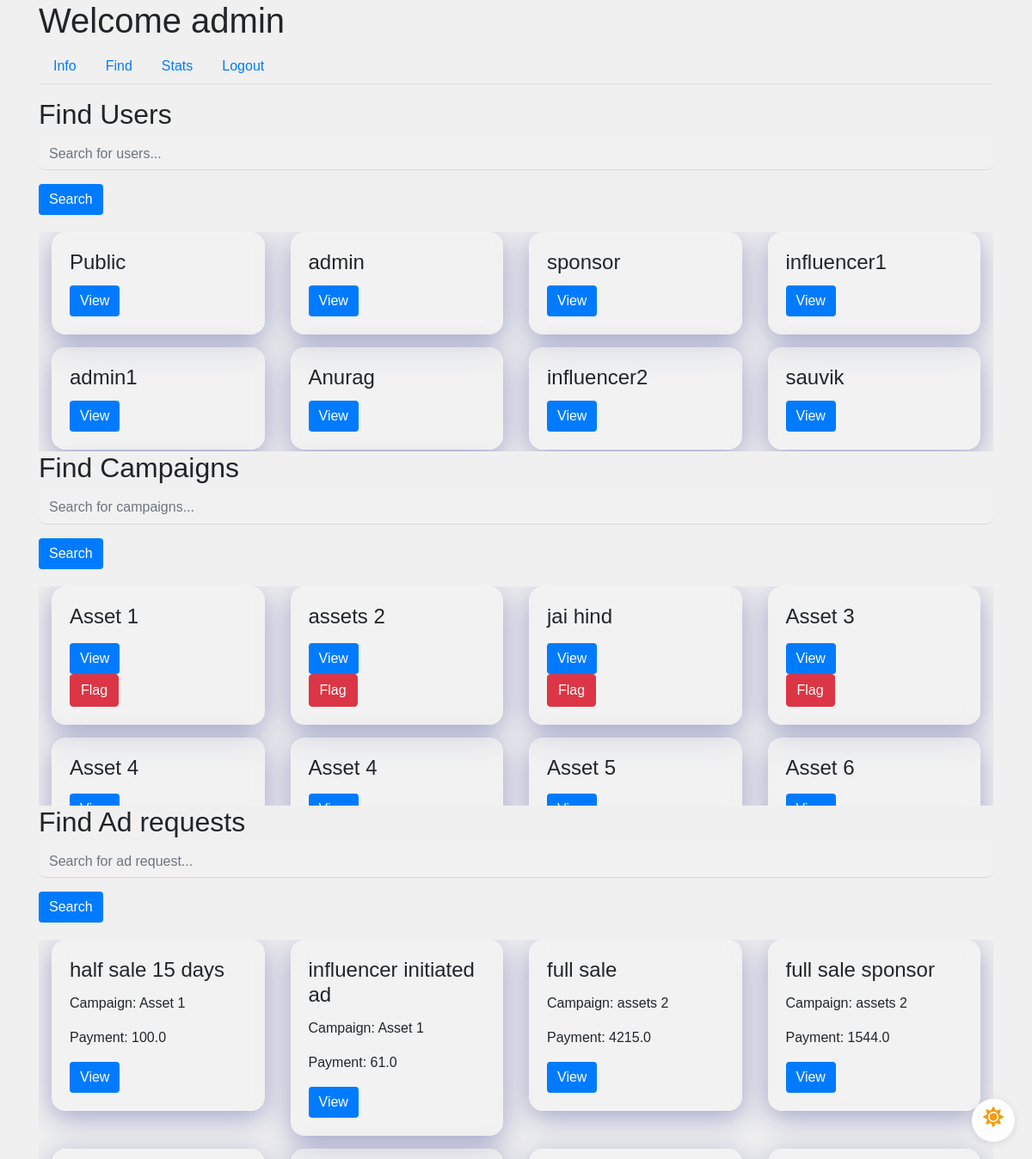
Screenshot of /admin/find (signed in) with the database file from the repository.
### app/models.py (models this page shows, shortened)
class User(UserMixin, db.Model):
    id = db.Column(db.Integer, primary_key=True)
    username = db.Column(db.String(64), unique=True, nullable=False)
    email = db.Column(db.String(120), unique=True, nullable=False)
    password_hash = db.Column(db.String(128), nullable=False)
    role = db.Column(db.String(20), nullable=False)
    industry = db.Column(db.String(120))  # For Sponsors
    platforms = db.Column(db.Text)  # For Influencers
    category = db.Column(db.String(120))  # For Influencers
    niche = db.Column(db.String(120))  # For Influencers
    profile_pic = db.Column(db.String(20), nullable=False, default='download.png')
    flag = db.Column(db.Boolean, default=False, nullable=False)  # Add flag column

class Campaign(db.Model):
    id = db.Column(db.Integer, primary_key=True)
    name = db.Column(db.String(100), nullable=False)
    description = db.Column(db.Text, nullable=False)
    budget = db.Column(db.Float, nullable=False)
    visibility = db.Column(db.String(10), nullable=False)  # 'public', 'private'
    start_date = db.Column(db.Date, nullable=False)
    end_date = db.Column(db.Date, nullable=False)
    user_id = db.Column(db.Integer, db.ForeignKey('user.id'), nullable=False)
    ad_requests = db.relationship('AdRequest', backref='campaign', lazy=True)
    flag = db.Column(db.Boolean, default=False, nullable=False)  # Add flag column

class AdRequest(db.Model):
    id = db.Column(db.Integer, primary_key=True)
    campaign_id = db.Column(db.Integer, db.ForeignKey('campaign.id'), nullable=False)
    influencer_id = db.Column(db.Integer, db.ForeignKey('user.id'), nullable=False)
    requirements = db.Column(db.Text, nullable=False)
    payment_amount = db.Column(db.Float, nullable=False)
    status_influencer = db.Column(db.String(10), nullable=False)
    status_sponsor = db.Column(db.String(10), nullable=False)

### app/routes.py (the view)
@main.route('/admin/find')
@login_required
def admin_find():
    if current_user.role == 'admin':
        campaigns = Campaign.query.all()
        ad_requests = AdRequest.query.all()
        search_query1 = request.args.get('search-user','')
        if search_query1:
            users = User.query.filter(User.username.ilike(f"%{search_query1}%"))
        else:
            users = User.query.all()
        search_query2 = request.args.get('search-campaign','')
        if search_query2:
            campaigns = Campaign.query.filter(Campaign.name.ilike(f'%{search_query2}%'))
        else:
            campaigns = Campaign.query.all()
        search_query3 = request.args.get('search-adrequest','')
        if search_query3:
            ad_requests = AdRequest.query.filter(AdRequest.requirements.ilike(f'%{search_query3}%'))
        else:
            ad_requests = AdRequest.query.all()
        return render_template('admin_find.html', users=users, campaigns=campaigns, ad_requests=ad_requests)
    return redirect(url_for('main.dashboard'))

### app/models.py (called while the page is built)
@login_manager.user_loader
def load_user(user_id):
    return User.query.get(int(user_id))

### app/templates/admin_find.html (shortened to what this page needs)
{% extends "admin_dashboard.html" %}
{% block tab_content %}
<h2>Find Users</h2>
<form method="GET" action="{{ url_for('main.admin_find') }}">
    <div class="form-group">
        <input type="text" name="search-user" class="form-control" placeholder="Search for users...">
    </div>
    <button type="submit" class="btn btn-primary">Search</button>
</form>
<div class="admin-profile-padding"></div>
<div class="scrollable-container">
    <div class="row-container">
        {% for user in users %}
        <div class="col-md-3">
            <div class="request-box card glassmorphism">
                <div class="card-body">
                    <h4 class="card-title">{{ user.username }}</h4>
                    {% if user.role == 'influencer' %}
                    <button class="btn btn-primary" data-toggle="modal" data-target="#influencerModal" data-id="{{ user.id }}">View</button>
                    {% elif user.role == 'admin' %}
                    <button class="btn btn-primary" data-toggle="modal" data-target="#adminModal" data-id="{{ user.id }}">View</button>
                    {% elif user.role == 'sponsor' %}
                    <button class="btn btn-primary" data-toggle="modal" data-target="#sponsorModal" data-id="{{ user.id }}">View</button>
                    {% else %}
                    <p> Sorry user type mismatch </p>
                    {% endif %}
                </div>
            </div>
        </div>
        {% endfor %}
    </div>
</div>
<h2>Find Campaigns</h2>
<form method="GET" action="{{ url_for('main.admin_find') }}">
    <div class="form-group">
        <input type="text" name="search-campaign" class="form-control" placeholder="Search for campaigns...">
    </div>
    <button type="submit" class="btn btn-primary">Search</button>
</form>
<div class="admin-profile-padding"></div>
<div class="scrollable-container">
    <div class="row-container">
        {% for campaign in campaigns %}
        <div class="col-md-3">
            <div class="request-box card glassmorphism">
                <div class="card-body">
                    <h4 class="card-title">{{ campaign.name }}</h4>
                    {% if campaign.flag == 0 %}
                    <button class="btn btn-primary" data-toggle="modal" data-target="#campaignModal" data-id="{{ campaign.id }}">View</button>
                        <form method="POST" action="{{ url_for('main.flag_campaign', id=campaign.id) }}">
                            <button type="submit" class="btn btn-danger">Flag</button>
                        </form>
                    {% endif %}
                </div>
            </div>
        </div>
        {% endfor %}
    </div>
</div>
<h2>Find Ad requests</h2>
<form method="GET" action="{{ url_for('main.admin_find') }}">
    <div class="form-group">
        <input type="text" name="search-adrequest" class="form-control" placeholder="Search for ad request...">
    </div>
    <button type="submit" class="btn btn-primary">Search</button>
</form>
<div class="admin-profile-padding"></div>
<div class="scrollable-container">
    <div class="row-container">
        {% for request in ad_requests %}
        <div class="col-md-3">
            <div class="request-box card glassmorphism">
                <div class="card-body">
                    <h4 class="card-title">{{ request.requirements }}</h4>
                    <p class="card-text">Campaign: {{ request.campaign.name }}</p>
                    <p class="card-text">Payment: {{ request.payment_amount }}</p>
                    <button class="btn btn-primary" data-toggle="modal" data-target="#adRequestModal" data-id="{{ request.id }}">View</button>
                </div>
            </div>
        </div>
        {% endfor %}
    </div>
</div>
{% endblock %}

### app/templates/admin_dashboard.html (shortened to what this page needs)
{% extends "base.html" %}
{% block content %}
<div class="dark-mode-toggle">
    <label for="darkSwitch" class="toggle-label">
        <i class="fas fa-sun light-mode-icon"></i>
    </label>
</div>
<h1>Welcome {{ current_user.username }}</h1>
<ul class="nav nav-tabs">
    <li class="nav-item">
        <a class="nav-link" href="{{ url_for('main.admin_info') }}">Info</a>
    </li>
    <li class="nav-item">
        <a class="nav-link" href="{{ url_for('main.admin_find') }}">Find</a>
    </li>
    <li class="nav-item">
        <a class="nav-link" href="{{ url_for('main.admin_stats') }}">Stats</a>
    </li>
    <li class="nav-item">
        <a class="nav-link" href="{{ url_for('main.logout') }}">Logout</a>
    </li>
</ul>
<div class="tab-content mt-3">
    {% block tab_content %}{% endblock %}
</div>
{% endblock %}

### app/static/css/styles.css (style rules this page uses)
.scrollable-container { display: flex; flex-direction: column; overflow-y: auto; height: 255px; scroll-snap-type: y mandatory; }
.admin-profile-padding { padding: 10px; }
.row-container { display: flex; flex-wrap: wrap; margin-top: 10px; }
.row-container > .col-md-3 { flex: 0 0 25%; box-sizing: border-box; scroll-snap-align: start; margin-bottom: 15px; }
body { font-family: 'Arial', sans-serif; background-color: #f0f0f0; margin: 0; padding: 0; transition: background-color 0.3s; }
.glassmorphism { background: rgba(255, 255, 255, 0.15); border-radius: 16px; backdrop-filter: blur(10px); -webkit-backdrop-filter: blur(10px); box-shadow: 0 8px 32px rgba(31, 38, 135, 0.37); border: 1px solid rgba(255, 255, 255, 0.18); transition: all 0.3s ease-in-out; }
.form-control { border: none; border-bottom: 1px solid rgba(0, 0, 0, 0.1); background-color: rgba(255, 255, 255, 0.1); border-radius: 8px; color: #333; transition: border-color 0.3s; }
.btn-primary { background-color: #007bff; border: none; }
.dark-mode-toggle { position: fixed; bottom: 20px; right: 20px; width: 50px; height: 50px; border-radius: 50%; background-color: #fff; box-shadow: 0 2px 10px rgba(0, 0, 0, 0.1); display: flex; align-items: center; justify-content: center; cursor: pointer; z-index: 1000; }
.toggle-label { display: flex; align-items: center; justify-content: center; width: 100%; height: 100%; cursor: pointer; position: relative; }
.light-mode-icon, .dark-mode-icon { position: absolute; font-size: 24px; }
.light-mode-icon { color: #f39c12; opacity: 1; transition: opacity 0.3s; }

### rows the page displays
User: username "admin"
User: username "Public"
User: username "sponsor"
User: username "influencer1"
User: username "admin1"
User: username "Anurag"
User: username "influencer2"
User: username "sauvik"
Campaign: name "Asset 1"
Campaign: name "assets 2"
Campaign: name "jai hind"
Campaign: name "Asset 3"
Campaign: name "Asset 4"
Campaign: name "Asset 4"
Campaign: name "Asset 5"
Campaign: name "Asset 6"
AdRequest: requirements "half sale 15 days", campaign.name "Asset 1", payment_amount "100.0"
AdRequest: requirements "influencer initiated ad", campaign.name "Asset 1", payment_amount "61.0"
AdRequest: requirements "full sale", campaign.name "assets 2", payment_amount "4215.0"
AdRequest: requirements "full sale sponsor", campaign.name "assets 2", payment_amount "1544.0"
